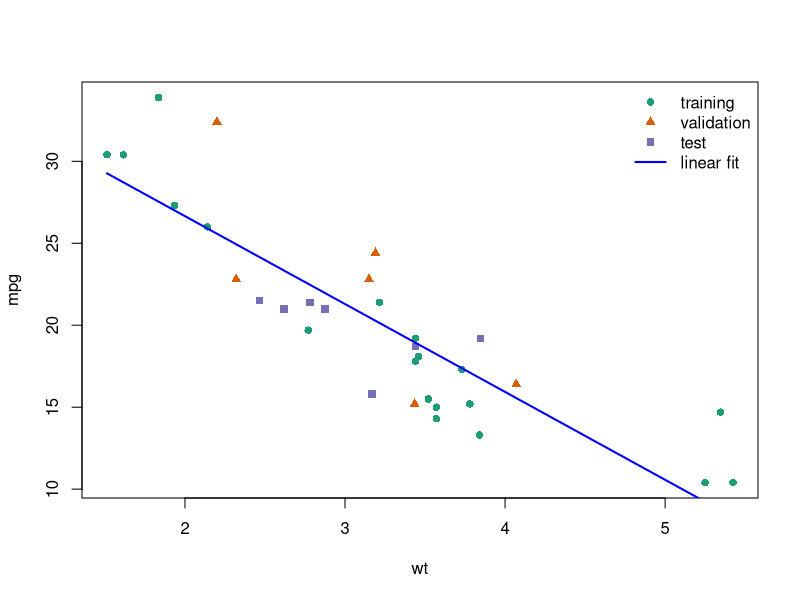
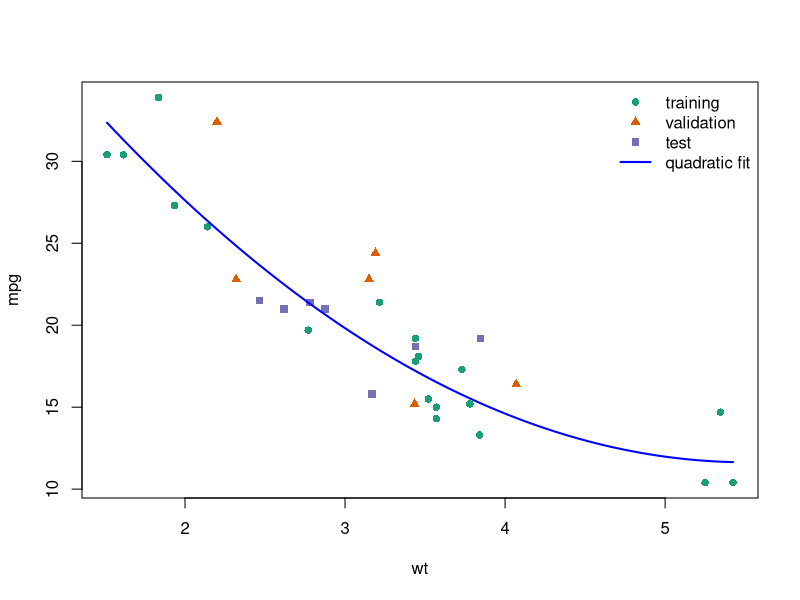
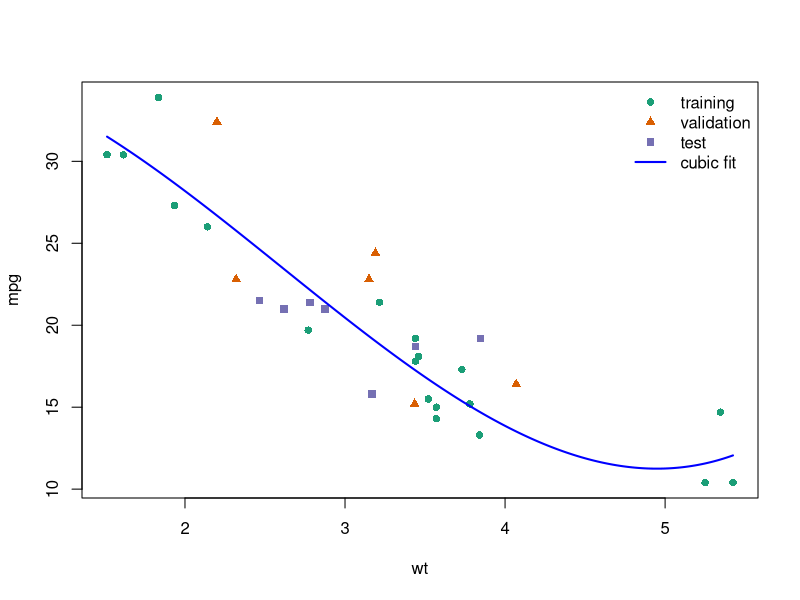
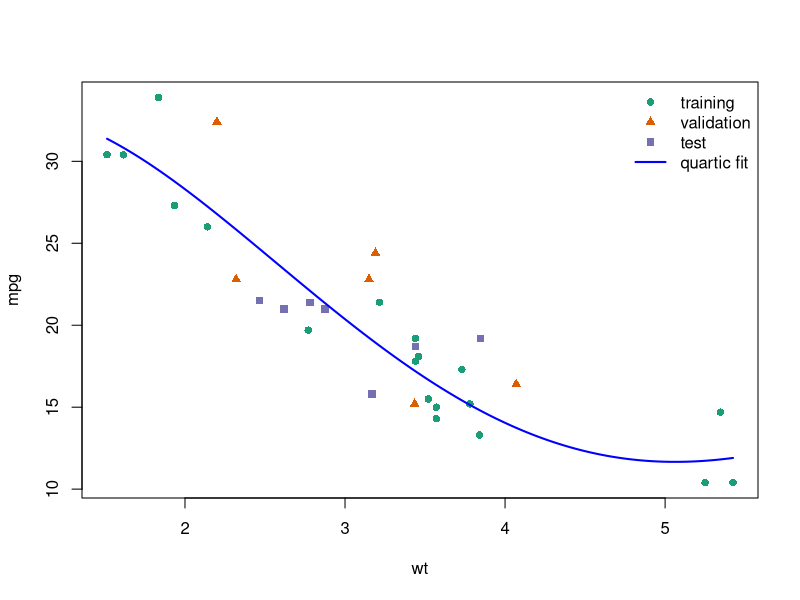

These figures' R source, in order:
## ---- chunk 1
#| code-fold: false
set.seed(108)
n <- nrow(mtcars)

n_train <- floor(0.6 * n)
n_valid <- floor(0.2 * n)

idx_train <- sample.int(n, size = n_train)
idx_remaining <- setdiff(seq_len(n), idx_train)
idx_valid <- sample(idx_remaining, size = n_valid)
idx_test <- setdiff(idx_remaining, idx_valid)

split_sizes <- tibble::tibble(
  split = c("training", "validation", "test"),
  n = c(length(idx_train), length(idx_valid), length(idx_test))
)
## ---- chunk 2
split_sizes
## ---- chunk 3
train_dat <- mtcars[idx_train, ]
valid_dat <- mtcars[idx_valid, ]
test_dat <- mtcars[idx_test, ]

model_linear <- lm(mpg ~ wt, data = train_dat)
model_quadratic <- lm(mpg ~ wt + I(wt^2), data = train_dat)
model_cubic <- lm(mpg ~ wt + I(wt^2) + I(wt^3), data = train_dat)
model_quartic <- lm(
  mpg ~ wt + I(wt^2) + I(wt^3) + I(wt^4),
  data = train_dat
)

compute_rmse <- function(model, data) {
  sqrt(mean((data$mpg - predict(model, newdata = data))^2))
}

candidate_models <- list(
  linear = model_linear,
  quadratic = model_quadratic,
  cubic = model_cubic,
  quartic = model_quartic
)

validation_results <- tibble::tibble(
  model = names(candidate_models)
) |>
  dplyr::mutate(
    training_RMSE = purrr::map_dbl(
      model,
      \(model_name) compute_rmse(candidate_models[[model_name]], train_dat)
    ),
    validation_RMSE = purrr::map_dbl(
      model,
      \(model_name) compute_rmse(candidate_models[[model_name]], valid_dat)
    )
  )

model_labels <- c(
  linear = "linear model",
  quadratic = "quadratic model",
  cubic = "cubic model",
  quartic = "quartic model"
)

chosen_model_name <-
  validation_results |>
  dplyr::arrange(validation_RMSE) |>
  dplyr::slice(1) |>
  dplyr::pull(model)

chosen_model_label <- model_labels[[chosen_model_name]]

chosen_model <- candidate_models[[chosen_model_name]]
chosen_model_validation_rmse <- compute_rmse(chosen_model, valid_dat)

performance_comparison <- tibble::tibble(
  split = c("validation", "test"),
  model = chosen_model_name,
  RMSE = c(
    chosen_model_validation_rmse,
    compute_rmse(chosen_model, test_dat)
  )
)
## ---- chunk 4
#| label: setup-model-fit-figure-partitions
partition_colors <- c(
  training = "#1b9e77",
  validation = "#d95f02",
  test = "#7570b3"
)
partition_shapes <- c(
  training = 16,
  validation = 17,
  test = 15
)
wt_range <- range(c(train_dat$wt, valid_dat$wt, test_dat$wt))
mpg_range <- range(c(train_dat$mpg, valid_dat$mpg, test_dat$mpg))
wt_grid <- seq(wt_range[1], wt_range[2], length.out = 200)

plot_partitions_with_fit <- function(model, fit_label) {
  plot(
    train_dat$wt,
    train_dat$mpg,
    xlab = "wt",
    ylab = "mpg",
    pch = partition_shapes[["training"]],
    xlim = wt_range,
    ylim = mpg_range,
    col = partition_colors[["training"]]
  )
  points(
    valid_dat$wt,
    valid_dat$mpg,
    pch = partition_shapes[["validation"]],
    col = partition_colors[["validation"]]
  )
  points(
    test_dat$wt,
    test_dat$mpg,
    pch = partition_shapes[["test"]],
    col = partition_colors[["test"]]
  )
  fitted_curve <- predict(model, newdata = data.frame(wt = wt_grid))
  lines(wt_grid, fitted_curve, col = "blue", lwd = 2)
  legend(
    "topright",
    legend = c("training", "validation", "test", fit_label),
    col = c(unname(partition_colors), "blue"),
    pch = c(unname(partition_shapes), NA),
    lty = c(NA, NA, NA, 1),
    lwd = c(NA, NA, NA, 2),
    bty = "n"
  )
}
## ---- chunk 5
#| label: fig-linear-model-superimposed
#| fig-cap: Linear model fit superimposed on data partitions
#| fig-alt: Scatterplot of miles per gallon versus vehicle weight.
#|   Points are colored and shaped by training,
#|   validation,
#|   and test partitions.
#|   The fitted linear regression line is superimposed.
#| code-fold: true
plot_partitions_with_fit(model_linear, "linear fit")
## ---- chunk 6
#| label: fig-quadratic-model-superimposed
#| fig-cap: Quadratic model fit superimposed on data partitions
#| fig-alt: Scatterplot of miles per gallon versus vehicle weight.
#|   Points are colored and shaped by training,
#|   validation,
#|   and test partitions.
#|   The fitted quadratic curve is superimposed.
#| code-fold: true
plot_partitions_with_fit(model_quadratic, "quadratic fit")
## ---- chunk 7
#| label: fig-cubic-model-superimposed
#| fig-cap: Cubic model fit superimposed on data partitions
#| fig-alt: Scatterplot of miles per gallon versus vehicle weight.
#|   Points are colored and shaped by training,
#|   validation,
#|   and test partitions.
#|   The fitted cubic curve is superimposed.
#| code-fold: true
plot_partitions_with_fit(model_cubic, "cubic fit")
## ---- chunk 8
#| label: fig-quartic-model-superimposed
#| fig-cap: Quartic model fit superimposed on data partitions
#| fig-alt: Scatterplot of miles per gallon versus vehicle weight.
#|   Points are colored and shaped by training,
#|   validation,
#|   and test partitions.
#|   The fitted quartic curve is superimposed.
#| code-fold: true
plot_partitions_with_fit(model_quartic, "quartic fit")
## ---- chunk 9
validation_results
## ---- chunk 10
performance_comparison
